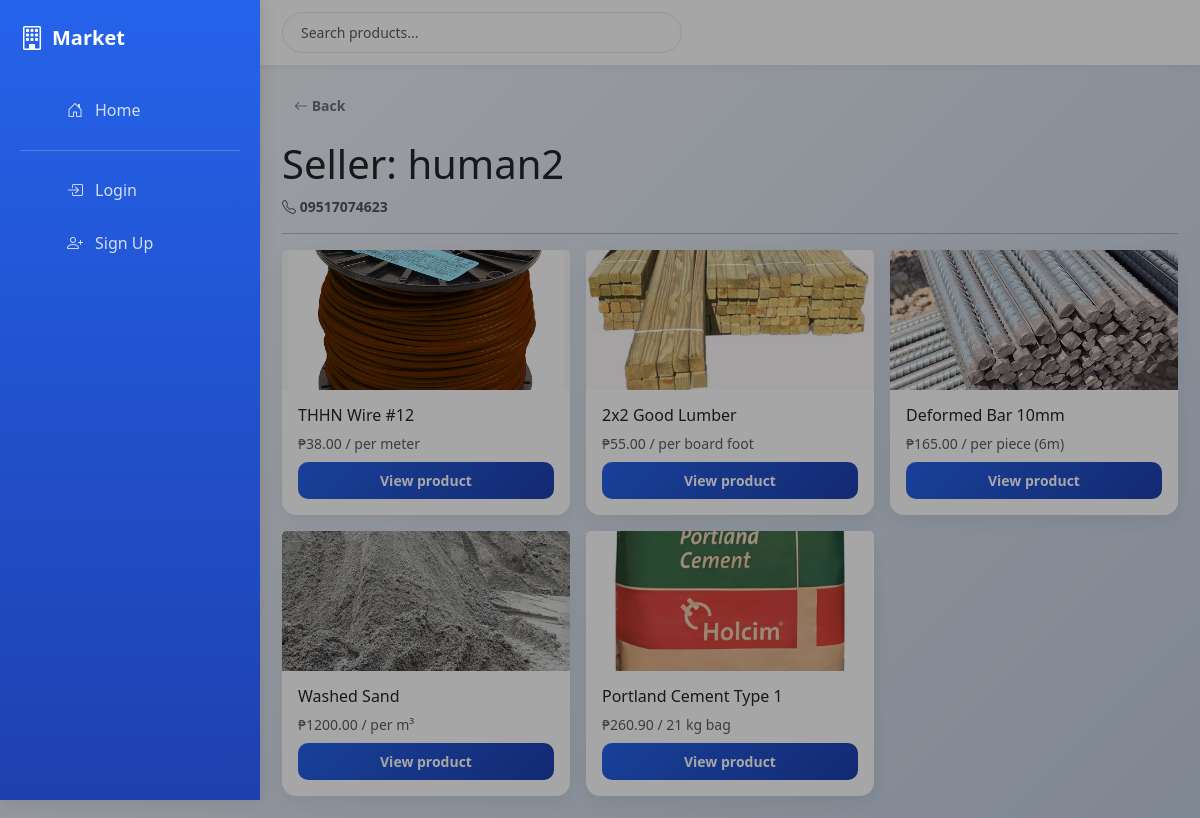
/seller/3/, run on the app's committed database.
### core/models.py (models this page shows, shortened)
class User(AbstractUser):
    is_seller = models.BooleanField(default=False)
    phone_number = models.CharField(max_length=30, blank=True)
    default_address = models.TextField(blank=True)
    seller_lat = models.DecimalField(max_digits=9, decimal_places=6, null=True, blank=True)
    seller_lng = models.DecimalField(max_digits=9, decimal_places=6, null=True, blank=True)

class Product(models.Model):
    seller = models.ForeignKey(settings.AUTH_USER_MODEL, on_delete=models.CASCADE, related_name='products')
    category = models.ForeignKey(Category, on_delete=models.SET_NULL, null=True, blank=True)
    name = models.CharField(max_length=255)
    description = models.TextField(blank=True)
    price = models.DecimalField(max_digits=10, decimal_places=2)
    unit = models.CharField(max_length=50, default='pcs')
    stock = models.PositiveIntegerField(default=0)
    brand = models.CharField(max_length=100, blank=True)
    created_at = models.DateTimeField(auto_now_add=True)

class ProductImage(models.Model):
    product = models.ForeignKey(Product, on_delete=models.CASCADE, related_name='images')
    image = models.ImageField(upload_to='products/')

### core/views.py (the view)
# urls.py: path('seller/<int:pk>/', seller_store, name='seller_store'),
def seller_store(request, pk):
    from django.contrib.auth import get_user_model
    User = get_user_model()
    seller = get_object_or_404(User, pk=pk)
    products = Product.objects.filter(seller=seller).order_by('-created_at')
    return render(request, 'seller_store.html', {'seller': seller, 'products': products})

### core/context_processors.py (called while the page is built, shortened)
def sidebar_info(request):
    data = {
        'sidebar_orders_count': 0,
        'sidebar_sales_total': 0,
        'sidebar_phone': '',
        'sidebar_address': '',
    }
    user = getattr(request, 'user', None)
    if not user or not user.is_authenticated:
        return data

### templates/seller_store.html
{% extends 'base.html' %}
{% block content %}
<a class="btn btn-outline-secondary btn-sm mb-3" href="javascript:history.back()"><i class="bi bi-arrow-left"></i> Back</a>
<h1 class="mb-2">Seller: {{ seller.get_full_name|default:seller.username }}</h1>
{% if seller.phone_number %}
  <p class="small text-muted"><i class="bi bi-telephone"></i> <strong>{{ seller.phone_number }}</strong></p>
{% endif %}
<hr>
<div class="row g-3">
  {% for p in products %}
    <div class="col-md-4">
      <div class="card h-100">
        {% if p.images.first %}
          <img src="{{ p.images.first.image.url }}" class="card-img-top" style="height:140px;object-fit:cover;">
        {% else %}
          <div class="bg-secondary" style="height:140px;"></div>
        {% endif %}
        <div class="card-body d-flex flex-column">
          <h6 class="card-title">{{ p.name }}</h6>
          <p class="text-muted small mb-2">₱{{ p.price }} / {{ p.unit }}</p>
          <a href="{% url 'product_detail' p.pk %}" class="mt-auto btn btn-sm btn-primary">View product</a>
        </div>
      </div>
    </div>
  {% empty %}
    <p class="text-muted">No products found for this seller.</p>
  {% endfor %}
</div>
{% endblock %}

### static/css/styles.css (style rules this page uses)
body { font-family: system-ui, -apple-system, 'Segoe UI', Roboto, 'Helvetica Neue', Arial; }
.card { border: 0; }

### templates/base.html (style rules this page uses)
:root { --primary: #2563eb; --primary-dark: #1e40af; --secondary: #64748b; --success: #16a34a; --warning: #ea580c; --danger: #dc2626; }
* { margin: 0; padding: 0; box-sizing: border-box; }
body { font-family: 'Segoe UI', Tahoma, Geneva, Verdana, sans-serif; background: linear-gradient(135deg, #f5f7fa 0%, #c3cfe2 100%); min-height: 100vh; display: flex; }
.card { border: 0; border-radius: 14px; box-shadow: 0 6px 18px rgba(3, 10, 22, 0.06); transition: transform 0.22s ease, box-shadow 0.22s ease; }
.btn { border-radius: 10px; font-weight: 600; transition: transform 0.14s ease, box-shadow 0.14s ease; border: 0; padding: 8px 12px; }
.btn-primary { background: linear-gradient(135deg, var(--primary), var(--primary-dark)); }

### data on the page
User: get_full_name "human2", phone_number "09517074623"
Product: images.first.image (picture), name "THHN Wire #12", price "38.00", unit "per meter"
Product: images.first.image (picture), name "2x2 Good Lumber", price "55.00", unit "per board foot"
Product: images.first.image (picture), name "Deformed Bar 10mm", price "165.00", unit "per piece (6m)"
Product: images.first.image (picture), name "Washed Sand", price "1200.00", unit "per m³"
Product: images.first.image (picture), name "Portland Cement Type 1", price "260.90", unit "21 kg bag"
